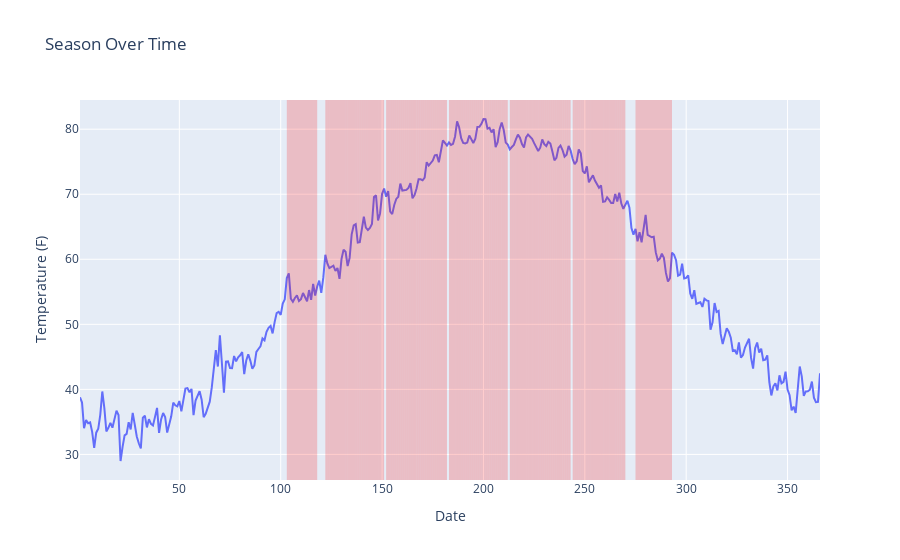

Here is the notebook cell this chart was saved with:
### Code cell
warm_season_data = df[df['Temperature_Avg'] > 76]
get_season_plot(df,warm_season_data)

### Figure 1 — Plotly figure (JSON) as saved in the notebook; plotly's stock layout.template omitted (floating-point values rounded to 4 significant figures; data arrays with more than 128 entries replaced by an {"elided": "..."} marker saying what was removed)
{"data": [{"mode": "lines", "name": "Temperature", "type": "scatter", "x": {"elided": "366 int values"}, "y": {"elided": "366 float values"}}], "layout": {"shapes": [{"fillcolor": "Red", "line": {"width": 0}, "opacity": 0.2, "type": "rect", "x0": 103, "x1": 104, "xref": "x", "y0": 0, "y1": 1, "yref": "y domain"}, {"fillcolor": "Red", "line": {"width": 0}, "opacity": 0.2, "type": "rect", "x0": 104, "x1": 116, "xref": "x", "y0": 0, "y1": 1, "yref": "y domain"}, {"fillcolor": "Red", "line": {"width": 0}, "opacity": 0.2, "type": "rect", "x0": 116, "x1": 118, "xref": "x", "y0": 0, "y1": 1, "yref": "y domain"}, {"fillcolor": "Red", "line": {"width": 0}, "opacity": 0.2, "type": "rect", "x0": 122, "x1": 123, "xref": "x", "y0": 0, "y1": 1, "yref": "y domain"}, {"fillcolor": "Red", "line": {"width": 0}, "opacity": 0.2, "type": "rect", "x0": 123, "x1": 124, "xref": "x", "y0": 0, "y1": 1, "yref": "y domain"}, {"fillcolor": "Red", "line": {"width": 0}, "opacity": 0.2, "type": "rect", "x0": 124, "x1": 132, "xref": "x", "y0": 0, "y1": 1, "yref": "y domain"}, {"fillcolor": "Red", "line": {"width": 0}, "opacity": 0.2, "type": "rect", "x0": 132, "x1": 133, "xref": "x", "y0": 0, "y1": 1, "yref": "y domain"}, {"fillcolor": "Red", "line": {"width": 0}, "opacity": 0.2, "type": "rect", "x0": 133, "x1": 137, "xref": "x", "y0": 0, "y1": 1, "yref": "y domain"}, {"fillcolor": "Red", "line": {"width": 0}, "opacity": 0.2, "type": "rect", "x0": 137, "x1": 138, "xref": "x", "y0": 0, "y1": 1, "yref": "y domain"}, {"fillcolor": "Red", "line": {"width": 0}, "opacity": 0.2, "type": "rect", "x0": 138, "x1": 139, "xref": "x", "y0": 0, "y1": 1, "yref": "y domain"}, {"fillcolor": "Red", "line": {"width": 0}, "opacity": 0.2, "type": "rect", "x0": 139, "x1": 140, "xref": "x", "y0": 0, "y1": 1, "yref": "y domain"}, {"fillcolor": "Red", "line": {"width": 0}, "opacity": 0.2, "type": "rect", "x0": 140, "x1": 141, "xref": "x", "y0": 0, "y1": 1, "yref": "y domain"}, {"fillcolor": "Red", "line": {"width": 0}, "opacity": 0.2, "type": "rect", "x0": 141, "x1": 142, "xref": "x", "y0": 0, "y1": 1, "yref": "y domain"}, {"fillcolor": "Red", "line": {"width": 0}, "opacity": 0.2, "type": "rect", "x0": 142, "x1": 143, "xref": "x", "y0": 0, "y1": 1, "yref": "y domain"}, {"fillcolor": "Red", "line": {"width": 0}, "opacity": 0.2, "type": "rect", "x0": 143, "x1": 145, "xref": "x", "y0": 0, "y1": 1, "yref": "y domain"}, {"fillcolor": "Red", "line": {"width": 0}, "opacity": 0.2, "type": "rect", "x0": 145, "x1": 146, "xref": "x", "y0": 0, "y1": 1, "yref": "y domain"}, {"fillcolor": "Red", "line": {"width": 0}, "opacity": 0.2, "type": "rect", "x0": 146, "x1": 147, "xref": "x", "y0": 0, "y1": 1, "yref": "y domain"}, {"fillcolor": "Red", "line": {"width": 0}, "opacity": 0.2, "type": "rect", "x0": 147, "x1": 148, "xref": "x", "y0": 0, "y1": 1, "yref": "y domain"}, {"fillcolor": "Red", "line": {"width": 0}, "opacity": 0.2, "type": "rect", "x0": 148, "x1": 149, "xref": "x", "y0": 0, "y1": 1, "yref": "y domain"}, {"fillcolor": "Red", "line": {"width": 0}, "opacity": 0.2, "type": "rect", "x0": 149, "x1": 150, "xref": "x", "y0": 0, "y1": 1, "yref": "y domain"}, {"fillcolor": "Red", "line": {"width": 0}, "opacity": 0.2, "type": "rect", "x0": 150, "x1": 151, "xref": "x", "y0": 0, "y1": 1, "yref": "y domain"}, {"fillcolor": "Red", "line": {"width": 0}, "opacity": 0.2, "type": "rect", "x0": 152, "x1": 153, "xref": "x", "y0": 0, "y1": 1, "yref": "y domain"}, {"fillcolor": "Red", "line": {"width": 0}, "opacity": 0.2, "type": "rect", "x0": 153, "x1": 154, "xref": "x", "y0": 0, "y1": 1, "yref": "y domain"}, {"fillcolor": "Red", "line": {"width": 0}, "opacity": 0.2, "type": "rect", "x0": 154, "x1": 155, "xref": "x", "y0": 0, "y1": 1, "yref": "y domain"}, {"fillcolor": "Red", "line": {"width": 0}, "opacity": 0.2, "type": "rect", "x0": 155, "x1": 156, "xref": "x", "y0": 0, "y1": 1, "yref": "y domain"}, {"fillcolor": "Red", "line": {"width": 0}, "opacity": 0.2, "type": "rect", "x0": 156, "x1": 157, "xref": "x", "y0": 0, "y1": 1, "yref": "y domain"}, {"fillcolor": "Red", "line": {"width": 0}, "opacity": 0.2, "type": "rect", "x0": 157, "x1": 158, "xref": "x", "y0": 0, "y1": 1, "yref": "y domain"}, {"fillcolor": "Red", "line": {"width": 0}, "opacity": 0.2, "type": "rect", "x0": 158, "x1": 159, "xref": "x", "y0": 0, "y1": 1, "yref": "y domain"}, {"fillcolor": "Red", "line": {"width": 0}, "opacity": 0.2, "type": "rect", "x0": 159, "x1": 160, "xref": "x", "y0": 0, "y1": 1, "yref": "y domain"}, {"fillcolor": "Red", "line": {"width": 0}, "opacity": 0.2, "type": "rect", "x0": 160, "x1": 161, "xref": "x", "y0": 0, "y1": 1, "yref": "y domain"}, {"fillcolor": "Red", "line": {"width": 0}, "opacity": 0.2, "type": "rect", "x0": 161, "x1": 162, "xref": "x", "y0": 0, "y1": 1, "yref": "y domain"}, {"fillcolor": "Red", "line": {"width": 0}, "opacity": 0.2, "type": "rect", "x0": 162, "x1": 163, "xref": "x", "y0": 0, "y1": 1, "yref": "y domain"}, {"fillcolor": "Red", "line": {"width": 0}, "opacity": 0.2, "type": "rect", "x0": 163, "x1": 164, "xref": "x", "y0": 0, "y1": 1, "yref": "y domain"}, {"fillcolor": "Red", "line": {"width": 0}, "opacity": 0.2, "type": "rect", "x0": 164, "x1": 165, "xref": "x", "y0": 0, "y1": 1, "yref": "y domain"}, {"fillcolor": "Red", "line": {"width": 0}, "opacity": 0.2, "type": "rect", "x0": 165, "x1": 167, "xref": "x", "y0": 0, "y1": 1, "yref": "y domain"}, {"fillcolor": "Red", "line": {"width": 0}, "opacity": 0.2, "type": "rect", "x0": 167, "x1": 168, "xref": "x", "y0": 0, "y1": 1, "yref": "y domain"}, {"fillcolor": "Red", "line": {"width": 0}, "opacity": 0.2, "type": "rect", "x0": 168, "x1": 169, "xref": "x", "y0": 0, "y1": 1, "yref": "y domain"}, {"fillcolor": "Red", "line": {"width": 0}, "opacity": 0.2, "type": "rect", "x0": 169, "x1": 170, "xref": "x", "y0": 0, "y1": 1, "yref": "y domain"}, {"fillcolor": "Red", "line": {"width": 0}, "opacity": 0.2, "type": "rect", "x0": 170, "x1": 171, "xref": "x", "y0": 0, "y1": 1, "yref": "y domain"}, {"fillcolor": "Red", "line": {"width": 0}, "opacity": 0.2, "type": "rect", "x0": 171, "x1": 172, "xref": "x", "y0": 0, "y1": 1, "yref": "y domain"}, {"fillcolor": "Red", "line": {"width": 0}, "opacity": 0.2, "type": "rect", "x0": 172, "x1": 173, "xref": "x", "y0": 0, "y1": 1, "yref": "y domain"}, {"fillcolor": "Red", "line": {"width": 0}, "opacity": 0.2, "type": "rect", "x0": 173, "x1": 174, "xref": "x", "y0": 0, "y1": 1, "yref": "y domain"}, {"fillcolor": "Red", "line": {"width": 0}, "opacity": 0.2, "type": "rect", "x0": 174, "x1": 175, "xref": "x", "y0": 0, "y1": 1, "yref": "y domain"}, {"fillcolor": "Red", "line": {"width": 0}, "opacity": 0.2, "type": "rect", "x0": 175, "x1": 176, "xref": "x", "y0": 0, "y1": 1, "yref": "y domain"}, {"fillcolor": "Red", "line": {"width": 0}, "opacity": 0.2, "type": "rect", "x0": 176, "x1": 177, "xref": "x", "y0": 0, "y1": 1, "yref": "y domain"}, {"fillcolor": "Red", "line": {"width": 0}, "opacity": 0.2, "type": "rect", "x0": 177, "x1": 178, "xref": "x", "y0": 0, "y1": 1, "yref": "y domain"}, {"fillcolor": "Red", "line": {"width": 0}, "opacity": 0.2, "type": "rect", "x0": 178, "x1": 179, "xref": "x", "y0": 0, "y1": 1, "yref": "y domain"}, {"fillcolor": "Red", "line": {"width": 0}, "opacity": 0.2, "type": "rect", "x0": 179, "x1": 180, "xref": "x", "y0": 0, "y1": 1, "yref": "y domain"}, {"fillcolor": "Red", "line": {"width": 0}, "opacity": 0.2, "type": "rect", "x0": 180, "x1": 181, "xref": "x", "y0": 0, "y1": 1, "yref": "y domain"}, {"fillcolor": "Red", "line": {"width": 0}, "opacity": 0.2, "type": "rect", "x0": 181, "x1": 182, "xref": "x", "y0": 0, "y1": 1, "yref": "y domain"}, {"fillcolor": "Red", "line": {"width": 0}, "opacity": 0.2, "type": "rect", "x0": 183, "x1": 184, "xref": "x", "y0": 0, "y1": 1, "yref": "y domain"}, {"fillcolor": "Red", "line": {"width": 0}, "opacity": 0.2, "type": "rect", "x0": 184, "x1": 185, "xref": "x", "y0": 0, "y1": 1, "yref": "y domain"}, {"fillcolor": "Red", "line": {"width": 0}, "opacity": 0.2, "type": "rect", "x0": 185, "x1": 186, "xref": "x", "y0": 0, "y1": 1, "yref": "y domain"}, {"fillcolor": "Red", "line": {"width": 0}, "opacity": 0.2, "type": "rect", "x0": 186, "x1": 187, "xref": "x", "y0": 0, "y1": 1, "yref": "y domain"}, {"fillcolor": "Red", "line": {"width": 0}, "opacity": 0.2, "type": "rect", "x0": 187, "x1": 188, "xref": "x", "y0": 0, "y1": 1, "yref": "y domain"}, {"fillcolor": "Red", "line": {"width": 0}, "opacity": 0.2, "type": "rect", "x0": 188, "x1": 189, "xref": "x", "y0": 0, "y1": 1, "yref": "y domain"}, {"fillcolor": "Red", "line": {"width": 0}, "opacity": 0.2, "type": "rect", "x0": 189, "x1": 190, "xref": "x", "y0": 0, "y1": 1, "yref": "y domain"}, {"fillcolor": "Red", "line": {"width": 0}, "opacity": 0.2, "type": "rect", "x0": 190, "x1": 191, "xref": "x", "y0": 0, "y1": 1, "yref": "y domain"}, {"fillcolor": "Red", "line": {"width": 0}, "opacity": 0.2, "type": "rect", "x0": 191, "x1": 192, "xref": "x", "y0": 0, "y1": 1, "yref": "y domain"}, {"fillcolor": "Red", "line": {"width": 0}, "opacity": 0.2, "type": "rect", "x0": 192, "x1": 193, "xref": "x", "y0": 0, "y1": 1, "yref": "y domain"}, {"fillcolor": "Red", "line": {"width": 0}, "opacity": 0.2, "type": "rect", "x0": 193, "x1": 194, "xref": "x", "y0": 0, "y1": 1, "yref": "y domain"}, {"fillcolor": "Red", "line": {"width": 0}, "opacity": 0.2, "type": "rect", "x0": 194, "x1": 195, "xref": "x", "y0": 0, "y1": 1, "yref": "y domain"}, {"fillcolor": "Red", "line": {"width": 0}, "opacity": 0.2, "type": "rect", "x0": 195, "x1": 196, "xref": "x", "y0": 0, "y1": 1, "yref": "y domain"}, {"fillcolor": "Red", "line": {"width": 0}, "opacity": 0.2, "type": "rect", "x0": 196, "x1": 197, "xref": "x", "y0": 0, "y1": 1, "yref": "y domain"}, {"fillcolor": "Red", "line": {"width": 0}, "opacity": 0.2, "type": "rect", "x0": 197, "x1": 198, "xref": "x", "y0": 0, "y1": 1, "yref": "y domain"}, {"fillcolor": "Red", "line": {"width": 0}, "opacity": 0.2, "type": "rect", "x0": 198, "x1": 199, "xref": "x", "y0": 0, "y1": 1, "yref": "y domain"}, {"fillcolor": "Red", "line": {"width": 0}, "opacity": 0.2, "type": "rect", "x0": 199, "x1": 200, "xref": "x", "y0": 0, "y1": 1, "yref": "y domain"}, {"fillcolor": "Red", "line": {"width": 0}, "opacity": 0.2, "type": "rect", "x0": 200, "x1": 201, "xref": "x", "y0": 0, "y1": 1, "yref": "y domain"}, {"fillcolor": "Red", "line": {"width": 0}, "opacity": 0.2, "type": "rect", "x0": 201, "x1": 202, "xref": "x", "y0": 0, "y1": 1, "yref": "y domain"}, {"fillcolor": "Red", "line": {"width": 0}, "opacity": 0.2, "type": "rect", "x0": 202, "x1": 203, "xref": "x", "y0": 0, "y1": 1, "yref": "y domain"}, {"fillcolor": "Red", "line": {"width": 0}, "opacity": 0.2, "type": "rect", "x0": 203, "x1": 204, "xref": "x", "y0": 0, "y1": 1, "yref": "y domain"}, {"fillcolor": "Red", "line": {"width": 0}, "opacity": 0.2, "type": "rect", "x0": 204, "x1": 205, "xref": "x", "y0": 0, "y1": 1, "yref": "y domain"}, {"fillcolor": "Red", "line": {"width": 0}, "opacity": 0.2, "type": "rect", "x0": 205, "x1": 206, "xref": "x", "y0": 0, "y1": 1, "yref": "y domain"}, {"fillcolor": "Red", "line": {"width": 0}, "opacity": 0.2, "type": "rect", "x0": 206, "x1": 207, "xref": "x", "y0": 0, "y1": 1, "yref": "y domain"}, {"fillcolor": "Red", "line": {"width": 0}, "opacity": 0.2, "type": "rect", "x0": 207, "x1": 208, "xref": "x", "y0": 0, "y1": 1, "yref": "y domain"}, {"fillcolor": "Red", "line": {"width": 0}, "opacity": 0.2, "type": "rect", "x0": 208, "x1": 209, "xref": "x", "y0": 0, "y1": 1, "yref": "y domain"}, {"fillcolor": "Red", "line": {"width": 0}, "opacity": 0.2, "type": "rect", "x0": 209, "x1": 210, "xref": "x", "y0": 0, "y1": 1, "yref": "y domain"}, {"fillcolor": "Red", "line": {"width": 0}, "opacity": 0.2, "type": "rect", "x0": 210, "x1": 211, "xref": "x", "y0": 0, "y1": 1, "yref": "y domain"}, {"fillcolor": "Red", "line": {"width": 0}, "opacity": 0.2, "type": "rect", "x0": 211, "x1": 212, "xref": "x", "y0": 0, "y1": 1, "yref": "y domain"}, {"fillcolor": "Red", "line": {"width": 0}, "opacity": 0.2, "type": "rect", "x0": 213, "x1": 214, "xref": "x", "y0": 0, "y1": 1, "yref": "y domain"}, {"fillcolor": "Red", "line": {"width": 0}, "opacity": 0.2, "type": "rect", "x0": 214, "x1": 215, "xref": "x", "y0": 0, "y1": 1, "yref": "y domain"}, {"fillcolor": "Red", "line": {"width": 0}, "opacity": 0.2, "type": "rect", "x0": 215, "x1": 216, "xref": "x", "y0": 0, "y1": 1, "yref": "y domain"}, {"fillcolor": "Red", "line": {"width": 0}, "opacity": 0.2, "type": "rect", "x0": 216, "x1": 217, "xref": "x", "y0": 0, "y1": 1, "yref": "y domain"}, {"fillcolor": "Red", "line": {"width": 0}, "opacity": 0.2, "type": "rect", "x0": 217, "x1": 218, "xref": "x", "y0": 0, "y1": 1, "yref": "y domain"}, {"fillcolor": "Red", "line": {"width": 0}, "opacity": 0.2, "type": "rect", "x0": 218, "x1": 219, "xref": "x", "y0": 0, "y1": 1, "yref": "y domain"}, {"fillcolor": "Red", "line": {"width": 0}, "opacity": 0.2, "type": "rect", "x0": 219, "x1": 220, "xref": "x", "y0": 0, "y1": 1, "yref": "y domain"}, {"fillcolor": "Red", "line": {"width": 0}, "opacity": 0.2, "type": "rect", "x0": 220, "x1": 221, "xref": "x", "y0": 0, "y1": 1, "yref": "y domain"}, {"fillcolor": "Red", "line": {"width": 0}, "opacity": 0.2, "type": "rect", "x0": 221, "x1": 222, "xref": "x", "y0": 0, "y1": 1, "yref": "y domain"}, {"fillcolor": "Red", "line": {"width": 0}, "opacity": 0.2, "type": "rect", "x0": 222, "x1": 223, "xref": "x", "y0": 0, "y1": 1, "yref": "y domain"}, {"fillcolor": "Red", "line": {"width": 0}, "opacity": 0.2, "type": "rect", "x0": 223, "x1": 224, "xref": "x", "y0": 0, "y1": 1, "yref": "y domain"}, {"fillcolor": "Red", "line": {"width": 0}, "opacity": 0.2, "type": "rect", "x0": 224, "x1": 225, "xref": "x", "y0": 0, "y1": 1, "yref": "y domain"}, {"fillcolor": "Red", "line": {"width": 0}, "opacity": 0.2, "type": "rect", "x0": 225, "x1": 226, "xref": "x", "y0": 0, "y1": 1, "yref": "y domain"}, {"fillcolor": "Red", "line": {"width": 0}, "opacity": 0.2, "type": "rect", "x0": 226, "x1": 227, "xref": "x", "y0": 0, "y1": 1, "yref": "y domain"}, {"fillcolor": "Red", "line": {"width": 0}, "opacity": 0.2, "type": "rect", "x0": 227, "x1": 228, "xref": "x", "y0": 0, "y1": 1, "yref": "y domain"}, {"fillcolor": "Red", "line": {"width": 0}, "opacity": 0.2, "type": "rect", "x0": 228, "x1": 229, "xref": "x", "y0": 0, "y1": 1, "yref": "y domain"}, {"fillcolor": "Red", "line": {"width": 0}, "opacity": 0.2, "type": "rect", "x0": 229, "x1": 230, "xref": "x", "y0": 0, "y1": 1, "yref": "y domain"}, {"fillcolor": "Red", "line": {"width": 0}, "opacity": 0.2, "type": "rect", "x0": 230, "x1": 231, "xref": "x", "y0": 0, "y1": 1, "yref": "y domain"}, {"fillcolor": "Red", "line": {"width": 0}, "opacity": 0.2, "type": "rect", "x0": 231, "x1": 232, "xref": "x", "y0": 0, "y1": 1, "yref": "y domain"}, {"fillcolor": "Red", "line": {"width": 0}, "opacity": 0.2, "type": "rect", "x0": 232, "x1": 233, "xref": "x", "y0": 0, "y1": 1, "yref": "y domain"}, {"fillcolor": "Red", "line": {"width": 0}, "opacity": 0.2, "type": "rect", "x0": 233, "x1": 234, "xref": "x", "y0": 0, "y1": 1, "yref": "y domain"}, {"fillcolor": "Red", "line": {"width": 0}, "opacity": 0.2, "type": "rect", "x0": 234, "x1": 235, "xref": "x", "y0": 0, "y1": 1, "yref": "y domain"}, {"fillcolor": "Red", "line": {"width": 0}, "opacity": 0.2, "type": "rect", "x0": 235, "x1": 236, "xref": "x", "y0": 0, "y1": 1, "yref": "y domain"}, {"fillcolor": "Red", "line": {"width": 0}, "opacity": 0.2, "type": "rect", "x0": 236, "x1": 237, "xref": "x", "y0": 0, "y1": 1, "yref": "y domain"}, {"fillcolor": "Red", "line": {"width": 0}, "opacity": 0.2, "type": "rect", "x0": 237, "x1": 238, "xref": "x", "y0": 0, "y1": 1, "yref": "y domain"}, {"fillcolor": "Red", "line": {"width": 0}, "opacity": 0.2, "type": "rect", "x0": 238, "x1": 239, "xref": "x", "y0": 0, "y1": 1, "yref": "y domain"}, {"fillcolor": "Red", "line": {"width": 0}, "opacity": 0.2, "type": "rect", "x0": 239, "x1": 240, "xref": "x", "y0": 0, "y1": 1, "yref": "y domain"}, {"fillcolor": "Red", "line": {"width": 0}, "opacity": 0.2, "type": "rect", "x0": 240, "x1": 241, "xref": "x", "y0": 0, "y1": 1, "yref": "y domain"}, {"fillcolor": "Red", "line": {"width": 0}, "opacity": 0.2, "type": "rect", "x0": 241, "x1": 242, "xref": "x", "y0": 0, "y1": 1, "yref": "y domain"}, {"fillcolor": "Red", "line": {"width": 0}, "opacity": 0.2, "type": "rect", "x0": 242, "x1": 243, "xref": "x", "y0": 0, "y1": 1, "yref": "y domain"}, {"fillcolor": "Red", "line": {"width": 0}, "opacity": 0.2, "type": "rect", "x0": 244, "x1": 245, "xref": "x", "y0": 0, "y1": 1, "yref": "y domain"}, {"fillcolor": "Red", "line": {"width": 0}, "opacity": 0.2, "type": "rect", "x0": 245, "x1": 246, "xref": "x", "y0": 0, "y1": 1, "yref": "y domain"}, {"fillcolor": "Red", "line": {"width": 0}, "opacity": 0.2, "type": "rect", "x0": 246, "x1": 247, "xref": "x", "y0": 0, "y1": 1, "yref": "y domain"}, {"fillcolor": "Red", "line": {"width": 0}, "opacity": 0.2, "type": "rect", "x0": 247, "x1": 248, "xref": "x", "y0": 0, "y1": 1, "yref": "y domain"}, {"fillcolor": "Red", "line": {"width": 0}, "opacity": 0.2, "type": "rect", "x0": 248, "x1": 249, "xref": "x", "y0": 0, "y1": 1, "yref": "y domain"}, {"fillcolor": "Red", "line": {"width": 0}, "opacity": 0.2, "type": "rect", "x0": 249, "x1": 250, "xref": "x", "y0": 0, "y1": 1, "yref": "y domain"}, {"fillcolor": "Red", "line": {"width": 0}, "opacity": 0.2, "type": "rect", "x0": 250, "x1": 251, "xref": "x", "y0": 0, "y1": 1, "yref": "y domain"}, {"fillcolor": "Red", "line": {"width": 0}, "opacity": 0.2, "type": "rect", "x0": 251, "x1": 252, "xref": "x", "y0": 0, "y1": 1, "yref": "y domain"}, {"fillcolor": "Red", "line": {"width": 0}, "opacity": 0.2, "type": "rect", "x0": 252, "x1": 253, "xref": "x", "y0": 0, "y1": 1, "yref": "y domain"}, {"fillcolor": "Red", "line": {"width": 0}, "opacity": 0.2, "type": "rect", "x0": 253, "x1": 254, "xref": "x", "y0": 0, "y1": 1, "yref": "y domain"}, {"fillcolor": "Red", "line": {"width": 0}, "opacity": 0.2, "type": "rect", "x0": 254, "x1": 255, "xref": "x", "y0": 0, "y1": 1, "yref": "y domain"}, {"fillcolor": "Red", "line": {"width": 0}, "opacity": 0.2, "type": "rect", "x0": 255, "x1": 256, "xref": "x", "y0": 0, "y1": 1, "yref": "y domain"}, {"fillcolor": "Red", "line": {"width": 0}, "opacity": 0.2, "type": "rect", "x0": 256, "x1": 257, "xref": "x", "y0": 0, "y1": 1, "yref": "y domain"}, {"fillcolor": "Red", "line": {"width": 0}, "opacity": 0.2, "type": "rect", "x0": 257, "x1": 258, "xref": "x", "y0": 0, "y1": 1, "yref": "y domain"}, {"fillcolor": "Red", "line": {"width": 0}, "opacity": 0.2, "type": "rect", "x0": 258, "x1": 259, "xref": "x", "y0": 0, "y1": 1, "yref": "y domain"}, {"fillcolor": "Red", "line": {"width": 0}, "opacity": 0.2, "type": "rect", "x0": 259, "x1": 260, "xref": "x", "y0": 0, "y1": 1, "yref": "y domain"}, {"fillcolor": "Red", "line": {"width": 0}, "opacity": 0.2, "type": "rect", "x0": 260, "x1": 261, "xref": "x", "y0": 0, "y1": 1, "yref": "y domain"}, {"fillcolor": "Red", "line": {"width": 0}, "opacity": 0.2, "type": "rect", "x0": 261, "x1": 262, "xref": "x", "y0": 0, "y1": 1, "yref": "y domain"}, {"fillcolor": "Red", "line": {"width": 0}, "opacity": 0.2, "type": "rect", "x0": 262, "x1": 265, "xref": "x", "y0": 0, "y1": 1, "yref": "y domain"}, {"fillcolor": "Red", "line": {"width": 0}, "opacity": 0.2, "type": "rect", "x0": 265, "x1": 266, "xref": "x", "y0": 0, "y1": 1, "yref": "y domain"}, {"fillcolor": "Red", "line": {"width": 0}, "opacity": 0.2, "type": "rect", "x0": 266, "x1": 267, "xref": "x", "y0": 0, "y1": 1, "yref": "y domain"}, {"fillcolor": "Red", "line": {"width": 0}, "opacity": 0.2, "type": "rect", "x0": 267, "x1": 268, "xref": "x", "y0": 0, "y1": 1, "yref": "y domain"}, {"fillcolor": "Red", "line": {"width": 0}, "opacity": 0.2, "type": "rect", "x0": 268, "x1": 270, "xref": "x", "y0": 0, "y1": 1, "yref": "y domain"}, {"fillcolor": "Red", "line": {"width": 0}, "opacity": 0.2, "type": "rect", "x0": 275, "x1": 293, "xref": "x", "y0": 0, "y1": 1, "yref": "y domain"}], "title": {"text": "Season Over Time"}, "xaxis": {"title": {"text": "Date"}}, "yaxis": {"title": {"text": "Temperature (F)"}}}}
